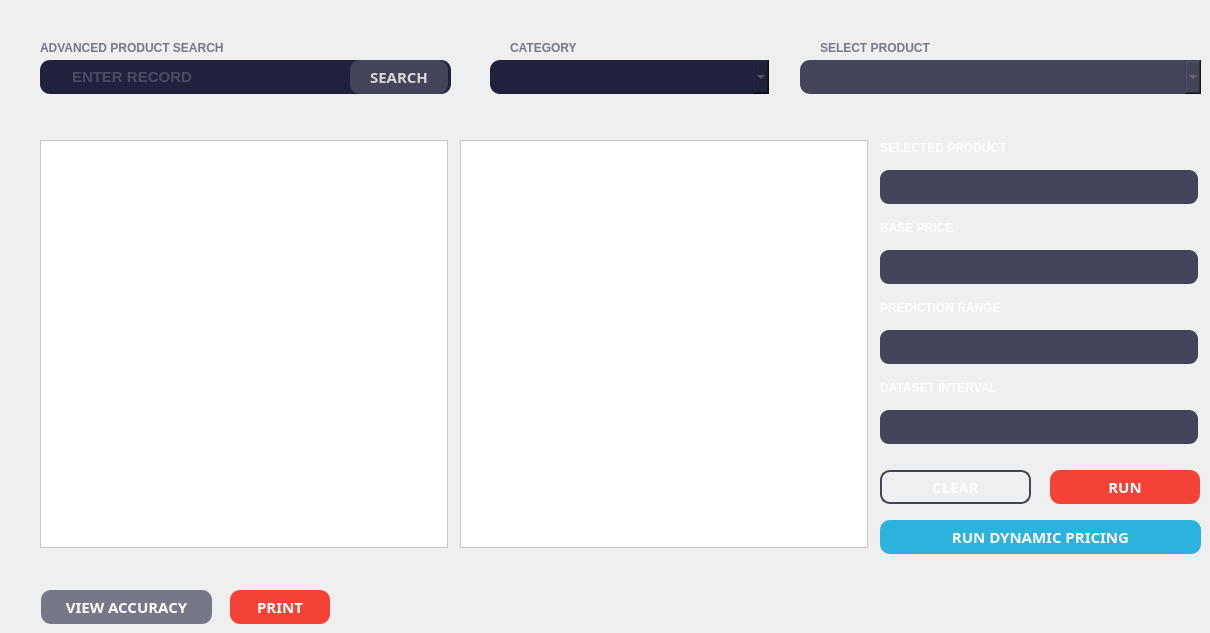
    <widget class="QWidget" name="tab_8">
     <attribute name="title">
      <string>Forecasting</string>
     </attribute>
     <widget class="QPushButton" name="pushButton_18">
      <property name="geometry">
       <rect>
        <x>880</x>
        <y>520</y>
        <width>321</width>
        <height>34</height>
       </rect>
      </property>
      <property name="font">
       <font>
        <family>Montserrat</family>
        <pointsize>-1</pointsize>
        <italic>false</italic>
        <bold>true</bold>
       </font>
      </property>
      <property name="styleSheet">
       <string notr="true">font-family: 'Montserrat';
font-style: normal;
font-weight: 600;
font-size: 15px;
line-height: 18px;

color: #FFFFFF;

background: #2BB3DD;
border-radius: 10px;</string>
      </property>
      <property name="text">
       <string>RUN DYNAMIC PRICING</string>
      </property>
      <property name="icon">
       <iconset resource="ICONS.qrc">
        <normaloff>:/ARROW/RESOURCE/edit.png</normaloff>:/ARROW/RESOURCE/edit.png</iconset>
      </property>
      <property name="iconSize">
       <size>
        <width>12</width>
        <height>12</height>
       </size>
      </property>
     </widget>
     <widget class="QPushButton" name="pushButton_19">
      <property name="geometry">
       <rect>
        <x>230</x>
        <y>590</y>
        <width>100</width>
        <height>34</height>
       </rect>
      </property>
      <property name="font">
       <font>
        <family>Montserrat</family>
        <pointsize>-1</pointsize>
        <italic>false</italic>
        <bold>true</bold>
       </font>
      </property>
      <property name="styleSheet">
       <string notr="true">font-family: 'Montserrat';
font-style: normal;
font-weight: 600;
font-size: 15px;
line-height: 18px;

color: #FFFFFF;
position: absolute;
width: 115px;
height: 34px;
left: 1074px;
top: calc(50% - 34px/2 - 228px);
background: #F44336;
border-radius: 10px;</string>
      </property>
      <property name="text">
       <string>PRINT</string>
      </property>
      <property name="icon">
       <iconset resource="ICONS.qrc">
        <normaloff>:/ARROW/RESOURCE/print.png</normaloff>:/ARROW/RESOURCE/print.png</iconset>
      </property>
      <property name="iconSize">
       <size>
        <width>12</width>
        <height>12</height>
       </size>
      </property>
     </widget>
     <widget class="QPushButton" name="pushButton_20">
      <property name="geometry">
       <rect>
        <x>41</x>
        <y>590</y>
        <width>171</width>
        <height>34</height>
       </rect>
      </property>
      <property name="font">
       <font>
        <family>Montserrat</family>
        <pointsize>-1</pointsize>
        <italic>false</italic>
        <bold>true</bold>
       </font>
      </property>
      <property name="styleSheet">
       <string notr="true">font-family: 'Montserrat';
font-style: normal;
font-weight: 600;
font-size: 15px;
line-height: 18px;

color: #FFFFFF;
position: absolute;
width: 115px;
height: 34px;
left: 1074px;
top: calc(50% - 34px/2 - 228px);
background: #777887;
border-radius: 10px;</string>
      </property>
      <property name="text">
       <string>VIEW ACCURACY</string>
      </property>
      <property name="icon">
       <iconset resource="ICONS.qrc">
        <normaloff>:/ARROW/RESOURCE/maximize.png</normaloff>:/ARROW/RESOURCE/maximize.png</iconset>
      </property>
      <property name="iconSize">
       <size>
        <width>12</width>
        <height>12</height>
       </size>
      </property>
     </widget>
     <widget class="QLabel" name="label_7">
      <property name="geometry">
       <rect>
        <x>40</x>
        <y>40</y>
        <width>211</width>
        <height>16</height>
       </rect>
      </property>
      <property name="styleSheet">
       <string notr="true">font-family: 'Montserrat';
font-style: normal;
font-weight: 600;
font-size: 10.1515px;
line-height: 12px;
text-transform: uppercase;

color: #777887;</string>
      </property>
      <property name="text">
       <string>ADVANCED PRODUCT SEARCH</string>
      </property>
     </widget>
     <widget class="QLineEdit" name="lineEdit_7">
      <property name="geometry">
       <rect>
        <x>880</x>
        <y>170</y>
        <width>318</width>
        <height>34</height>
       </rect>
      </property>
      <property name="styleSheet">
       <string notr="true">font-family: 'Montserrat';
font-style: normal;
font-weight: 500;
font-size: 15px;
line-height: 18px;
color: #777887;

position: absolute;
width: 318px;
height: 34px;

background: #434459;
border-radius: 9.32035px;

padding-left:30px;</string>
      </property>
      <property name="text">
       <string/>
      </property>
      <property name="placeholderText">
       <string/>
      </property>
     </widget>
     <widget class="QLabel" name="label_8">
      <property name="geometry">
       <rect>
        <x>890</x>
        <y>260</y>
        <width>16</width>
        <height>16</height>
       </rect>
      </property>
      <property name="styleSheet">
       <string notr="true">
image: url(:/ARROW/RESOURCE/P.png);</string>
      </property>
      <property name="text">
       <string/>
      </property>
     </widget>
     <widget class="QLabel" name="label_9">
      <property name="geometry">
       <rect>
        <x>880</x>
        <y>140</y>
        <width>141</width>
        <height>16</height>
       </rect>
      </property>
      <property name="styleSheet">
       <string notr="true">font-family: 'Montserrat';
font-style: normal;
font-weight: 600;
font-size: 10.1515px;
line-height: 12px;
text-transform: uppercase;

color: #FFFFFF;</string>
      </property>
      <property name="text">
       <string>SELECTED PRODUCT</string>
      </property>
     </widget>
     <widget class="QLineEdit" name="lineEdit_8">
      <property name="geometry">
       <rect>
        <x>880</x>
        <y>250</y>
        <width>318</width>
        <height>34</height>
       </rect>
      </property>
      <property name="styleSheet">
       <string notr="true">font-family: 'Montserrat';
font-style: normal;
font-weight: 500;
font-size: 15px;
line-height: 18px;
color: #777887;

position: absolute;
width: 318px;
height: 34px;

background: #434459;
border-radius: 9.32035px;

padding-left:10px;</string>
      </property>
      <property name="text">
       <string/>
      </property>
      <property name="placeholderText">
       <string/>
      </property>
     </widget>
     <widget class="QLabel" name="label_10">
      <property name="geometry">
       <rect>
        <x>880</x>
        <y>220</y>
        <width>141</width>
        <height>16</height>
       </rect>
      </property>
      <property name="styleSheet">
       <string notr="true">font-family: 'Montserrat';
font-style: normal;
font-weight: 600;
font-size: 10.1515px;
line-height: 12px;
text-transform: uppercase;

color: #FFFFFF;</string>
      </property>
      <property name="text">
       <string>BASE PRICE</string>
      </property>
     </widget>
     <widget class="QLabel" name="label_11">
      <property name="geometry">
       <rect>
        <x>880</x>
        <y>300</y>
        <width>141</width>
        <height>16</height>
       </rect>
      </property>
      <property name="styleSheet">
       <string notr="true">font-family: 'Montserrat';
font-style: normal;
font-weight: 600;
font-size: 10.1515px;
line-height: 12px;
text-transform: uppercase;

color: #FFFFFF;</string>
      </property>
      <property name="text">
       <string>PREDICTION RANGE</string>
      </property>
     </widget>
     <widget class="QLineEdit" name="lineEdit_9">
      <property name="geometry">
       <rect>
        <x>880</x>
        <y>330</y>
        <width>318</width>
        <height>34</height>
       </rect>
      </property>
      <property name="styleSheet">
       <string notr="true">font-family: 'Montserrat';
font-style: normal;
font-weight: 500;
font-size: 15px;
line-height: 18px;
color: #777887;

position: absolute;
width: 318px;
height: 34px;

background: #434459;
border-radius: 9.32035px;

padding-left:10px;</string>
      </property>
      <property name="text">
       <string/>
      </property>
      <property name="placeholderText">
       <string/>
      </property>
     </widget>
     <widget class="QLabel" name="label_12">
      <property name="geometry">
       <rect>
        <x>880</x>
        <y>380</y>
        <width>141</width>
        <height>16</height>
       </rect>
      </property>
      <property name="styleSheet">
       <string notr="true">font-family: 'Montserrat';
font-style: normal;
font-weight: 600;
font-size: 10.1515px;
line-height: 12px;
text-transform: uppercase;

color: #FFFFFF;</string>
      </property>
      <property name="text">
       <string>DATASET INTERVAL</string>
      </property>
     </widget>
     <widget class="QLineEdit" name="lineEdit_10">
      <property name="geometry">
       <rect>
        <x>880</x>
        <y>410</y>
        <width>318</width>
        <height>34</height>
       </rect>
      </property>
      <property name="styleSheet">
       <string notr="true">font-family: 'Montserrat';
font-style: normal;
font-weight: 500;
font-size: 15px;
line-height: 18px;
color: #777887;

position: absolute;
width: 318px;
height: 34px;

background: #434459;
border-radius: 9.32035px;

padding-left:10px;</string>
      </property>
      <property name="text">
       <string/>
      </property>
      <property name="placeholderText">
       <string/>
      </property>
     </widget>
     <widget class="QPushButton" name="pushButton_22">
      <property name="geometry">
       <rect>
        <x>880</x>
        <y>470</y>
        <width>151</width>
        <height>34</height>
       </rect>
      </property>
      <property name="font">
       <font>
        <family>Montserrat</family>
        <pointsize>-1</pointsize>
        <italic>false</italic>
        <bold>true</bold>
       </font>
      </property>
      <property name="styleSheet">
       <string notr="true">font-family: 'Montserrat';
font-style: normal;
font-weight: 600;
font-size: 15px;
line-height: 18px;

color: #FFFFFF;
box-sizing: border-box;

position: absolute;
width: 131px;
height: 34px;
left: 52.1px;
top: calc(50% - 34px/2 + 231px);

border: 2px solid #434459;
border-radius: 10px;</string>
      </property>
      <property name="text">
       <string>CLEAR</string>
      </property>
      <property name="icon">
       <iconset resource="ICONS.qrc">
        <normaloff>:/ARROW/RESOURCE/clear.png</normaloff>:/ARROW/RESOURCE/clear.png</iconset>
      </property>
      <property name="iconSize">
       <size>
        <width>12</width>
        <height>12</height>
       </size>
      </property>
     </widget>
     <widget class="QPushButton" name="pushButton_23">
      <property name="geometry">
       <rect>
        <x>1050</x>
        <y>470</y>
        <width>150</width>
        <height>34</height>
       </rect>
      </property>
      <property name="font">
       <font>
        <family>Montserrat</family>
        <pointsize>-1</pointsize>
        <italic>false</italic>
        <bold>true</bold>
       </font>
      </property>
      <property name="styleSheet">
       <string notr="true">font-family: 'Montserrat';
font-style: normal;
font-weight: 600;
font-size: 15px;
line-height: 18px;

color: #FFFFFF;
box-sizing: border-box;

position: absolute;
width: 131px;
height: 34px;
left: 200.1px;
top: calc(50% - 34px/2 + 231px);

background: #F44336;
border-radius: 10px;</string>
      </property>
      <property name="text">
       <string>RUN</string>
      </property>
      <property name="icon">
       <iconset resource="ICONS.qrc">
        <normaloff>:/ARROW/RESOURCE/clear white.png</normaloff>:/ARROW/RESOURCE/clear white.png</iconset>
      </property>
      <property name="iconSize">
       <size>
        <width>12</width>
        <height>12</height>
       </size>
      </property>
     </widget>
     <widget class="QFrame" name="frame_3">
      <property name="geometry">
       <rect>
        <x>40</x>
        <y>140</y>
        <width>408</width>
        <height>408</height>
       </rect>
      </property>
      <property name="styleSheet">
       <string notr="true">background: #FFFFFF;</string>
      </property>
      <property name="frameShape">
       <enum>QFrame::StyledPanel</enum>
      </property>
      <property name="frameShadow">
       <enum>QFrame::Raised</enum>
      </property>
     </widget>
     <widget class="QFrame" name="frame_4">
      <property name="geometry">
       <rect>
        <x>460</x>
        <y>140</y>
        <width>408</width>
        <height>408</height>
       </rect>
      </property>
      <property name="styleSheet">
       <string notr="true">background: #FFFFFF;</string>
      </property>
      <property name="frameShape">
       <enum>QFrame::StyledPanel</enum>
      </property>
      <property name="frameShadow">
       <enum>QFrame::Raised</enum>
      </property>
     </widget>
     <widget class="QLabel" name="label_13">
      <property name="geometry">
       <rect>
        <x>50</x>
        <y>70</y>
        <width>16</width>
        <height>16</height>
       </rect>
      </property>
      <property name="styleSheet">
       <string notr="true">
image: url(:/ARROW/RESOURCE/search.png);</string>
      </property>
      <property name="text">
       <string/>
      </property>
     </widget>
     <widget class="QLineEdit" name="lineEdit_11">
      <property name="geometry">
       <rect>
        <x>40</x>
        <y>60</y>
        <width>411</width>
        <height>34</height>
       </rect>
      </property>
      <property name="styleSheet">
       <string notr="true">font-family: 'Montserrat';
font-style: normal;
font-weight: 500;
font-size: 15px;
line-height: 15px;

text-transform: uppercase;

color: #777887;

position: absolute;
width: 318px;
height: 34px;

background: #20213D;
border-radius: 10px;

padding-left:30px;</string>
      </property>
      <property name="text">
       <string/>
      </property>
      <property name="placeholderText">
       <string>ENTER RECORD</string>
      </property>
     </widget>
     <widget class="QComboBox" name="comboBox">
      <property name="geometry">
       <rect>
        <x>490</x>
        <y>60</y>
        <width>279</width>
        <height>34</height>
       </rect>
      </property>
      <property name="styleSheet">
       <string notr="true">font-family: 'Montserrat';
font-style: normal;
font-weight: 500;
font-size: 15px;
line-height: 15px;

text-transform: uppercase;

color: #777887;

position: absolute;
width: 318px;
height: 34px;

background: #20213D;
border-radius: 10px;

padding-left:30px;</string>
      </property>
      <property name="currentText">
       <string/>
      </property>
     </widget>
     <widget class="QLabel" name="label_14">
      <property name="geometry">
       <rect>
        <x>510</x>
        <y>40</y>
        <width>81</width>
        <height>16</height>
       </rect>
      </property>
      <property name="styleSheet">
       <string notr="true">font-family: 'Montserrat';
font-style: normal;
font-weight: 600;
font-size: 10.1515px;
line-height: 12px;
text-transform: uppercase;

color: #777887;</string>
      </property>
      <property name="text">
       <string>CATEGORY</string>
      </property>
     </widget>
     <widget class="QLabel" name="label_15">
      <property name="geometry">
       <rect>
        <x>490</x>
        <y>40</y>
        <width>12</width>
        <height>12</height>
       </rect>
      </property>
      <property name="minimumSize">
       <size>
        <width>12</width>
        <height>12</height>
       </size>
      </property>
      <property name="maximumSize">
       <size>
        <width>12</width>
        <height>12</height>
       </size>
      </property>
      <property name="styleSheet">
       <string notr="true">image: url(:/ARROW/RESOURCE/filter1.png);</string>
      </property>
      <property name="text">
       <string/>
      </property>
     </widget>
     <widget class="QLabel" name="label_16">
      <property name="geometry">
       <rect>
        <x>820</x>
        <y>40</y>
        <width>121</width>
        <height>16</height>
       </rect>
      </property>
      <property name="styleSheet">
       <string notr="true">font-family: 'Montserrat';
font-style: normal;
font-weight: 600;
font-size: 10.1515px;
line-height: 12px;
text-transform: uppercase;

color: #777887;</string>
      </property>
      <property name="text">
       <string>SELECT PRODUCT</string>
      </property>
     </widget>
     <widget class="QLabel" name="label_17">
      <property name="geometry">
       <rect>
        <x>800</x>
        <y>40</y>
        <width>13</width>
        <height>13</height>
       </rect>
      </property>
      <property name="minimumSize">
       <size>
        <width>13</width>
        <height>13</height>
       </size>
      </property>
      <property name="maximumSize">
       <size>
        <width>13</width>
        <height>13</height>
       </size>
      </property>
      <property name="styleSheet">
       <string notr="true">image: url(:/ARROW/RESOURCE/product.png);</string>
      </property>
      <property name="text">
       <string/>
      </property>
     </widget>
     <widget class="QComboBox" name="comboBox_2">
      <property name="geometry">
       <rect>
        <x>800</x>
        <y>60</y>
        <width>401</width>
        <height>34</height>
       </rect>
      </property>
      <property name="styleSheet">
       <string notr="true">font-family: 'Montserrat';
font-style: normal;
font-weight: 500;
font-size: 15px;
line-height: 15px;

text-transform: uppercase;

color: #777887;

position: absolute;
width: 318px;
height: 34px;

background: #434459;
border-radius: 10px;

padding-left:30px;</string>
      </property>
      <property name="currentText">
       <string/>
      </property>
     </widget>
     <widget class="QPushButton" name="pushButton_21">
      <property name="geometry">
       <rect>
        <x>350</x>
        <y>60</y>
        <width>98</width>
        <height>34</height>
       </rect>
      </property>
      <property name="font">
       <font>
        <family>Montserrat</family>
        <pointsize>-1</pointsize>
        <italic>false</italic>
        <bold>true</bold>
       </font>
      </property>
      <property name="styleSheet">
       <string notr="true">font-family: 'Montserrat';
font-style: normal;
font-weight: 600;
font-size: 15px;
line-height: 15px;
/* identical to box height */

text-transform: uppercase;

color: #D9D9D9;
position: absolute;
width: 115px;
height: 34px;
left: 1074px;
top: calc(50% - 34px/2 - 228px);
background: #434459;
border-radius: 10px;</string>
      </property>
      <property name="text">
       <string>SEARCH</string>
      </property>
      <property name="iconSize">
       <size>
        <width>12</width>
        <height>12</height>
       </size>
      </property>
     </widget>
     <zorder>lineEdit_11</zorder>
     <zorder>lineEdit_8</zorder>
     <zorder>pushButton_18</zorder>
     <zorder>pushButton_19</zorder>
     <zorder>pushButton_20</zorder>
     <zorder>label_7</zorder>
     <zorder>lineEdit_7</zorder>
     <zorder>label_8</zorder>
     <zorder>label_9</zorder>
     <zorder>label_10</zorder>
     <zorder>label_11</zorder>
     <zorder>lineEdit_9</zorder>
     <zorder>label_12</zorder>
     <zorder>lineEdit_10</zorder>
     <zorder>pushButton_22</zorder>
     <zorder>pushButton_23</zorder>
     <zorder>frame_3</zorder>
     <zorder>frame_4</zorder>
     <zorder>label_13</zorder>
     <zorder>comboBox</zorder>
     <zorder>label_14</zorder>
     <zorder>label_15</zorder>
     <zorder>label_16</zorder>
     <zorder>label_17</zorder>
     <zorder>comboBox_2</zorder>
     <zorder>pushButton_21</zorder>
    </widget>
